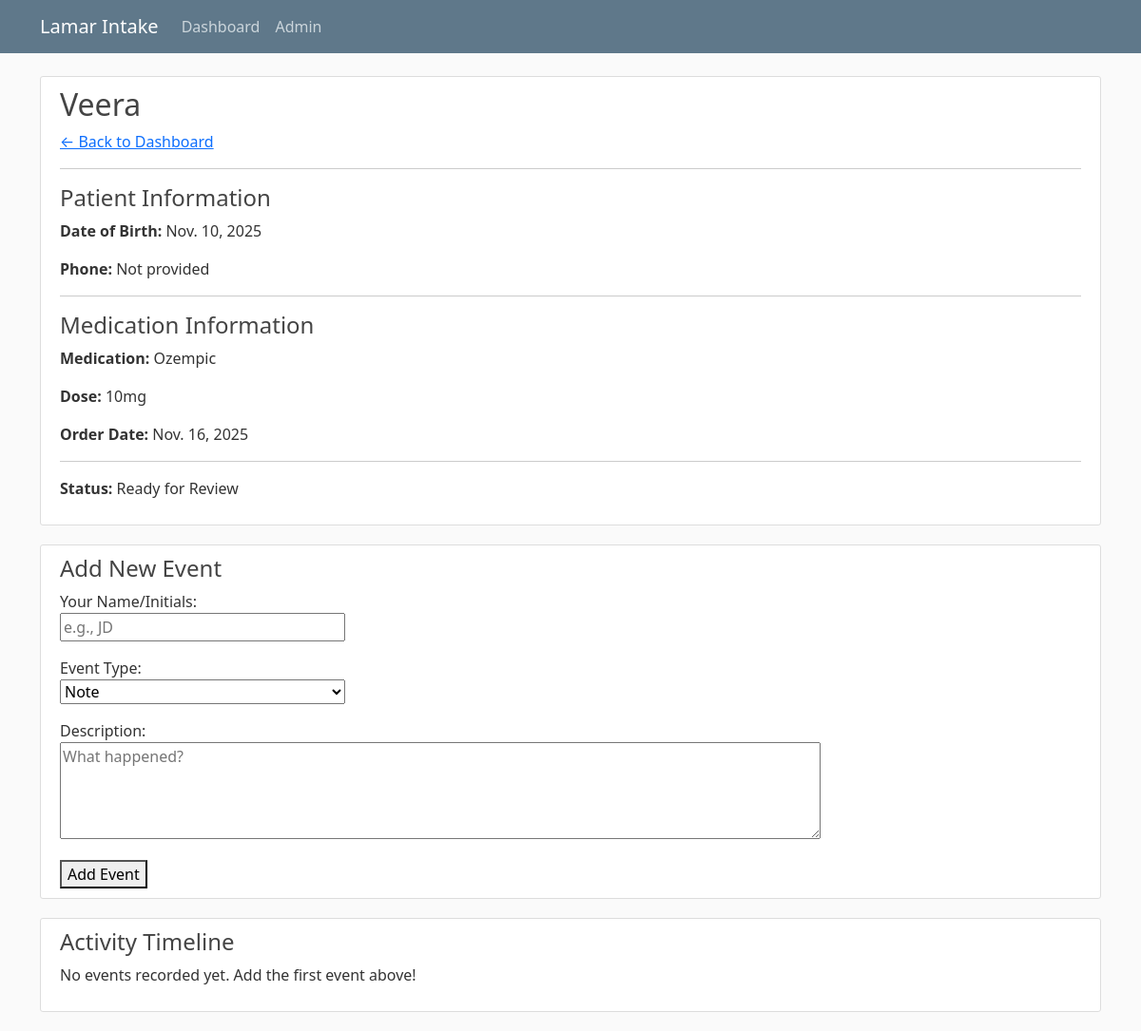
The page /prescription/3/ on the database its author committed.
### health/models.py (models this page shows, shortened)
class Prescription(models.Model):
    STATUS_CHOICES = [
        ('NEW', 'New'),
        ('INS_VERIFY', 'Verifying Insurance'),
        ('PA', 'Prior Auth'),
        ('INFO_REQ', 'Info Requested'),
        ('READY', 'Ready for Review'),
    ]
    patient_name = models.CharField(max_length=255)
    patient_dob = models.DateField()
    patient_phone = models.CharField(max_length=20, blank=True)  # Fixed: blank=True instead of null=True
    medication_name = models.CharField(max_length=100)  # Fixed: max_length (was max_lenth)
    medication_dose = models.CharField(max_length=100)  # Fixed: max_length (was max_lenth)
    medication_order_date = models.DateField()
    status = models.CharField(max_length=100, choices=STATUS_CHOICES, default='NEW')
    created_at = models.DateTimeField(auto_now_add=True)
    updated_at = models.DateTimeField(auto_now=True)  # Fixed: auto_now (was auto_add)
    class Meta:
        ordering = ['-updated_at']
        unique_together = ['patient_name', 'patient_dob', 'medication_name', 'medication_order_date']

### health/views.py (the view, shortened to what this page needs)
# urls.py: path('prescription/<int:pk>/', views.prescription_detail, name = 'prescription_detail'),
def prescription_detail(request, pk):
    prescription = get_object_or_404(Prescription, pk=pk)
    events = prescription.events.all()
    context = {
        'prescription': prescription,
        'events': events,
        'title': f'Prescription - {prescription.patient_name}',
        'event_types': Event.EVENT_TYPES,
    }
    return render(request, 'health/prescription_detail.html', context)

### health/templates/health/prescription_detail.html (shortened to what this page needs)
{% extends "health/base.html" %}
{% block content %}
<div style="max-width: 1200px; margin: 0 auto;">
    <div class="content-section">
        <h2>{{ prescription.patient_name }}</h2>
        <a href="{% url 'dashboard' %}">← Back to Dashboard</a>
        <hr>
        <h4>Patient Information</h4>
        <p><strong>Date of Birth:</strong> {{ prescription.patient_dob }}</p>
        <p><strong>Phone:</strong> {{ prescription.patient_phone|default:"Not provided" }}</p>
        <hr>
        <h4>Medication Information</h4>
        <p><strong>Medication:</strong> {{ prescription.medication_name }}</p>
        <p><strong>Dose:</strong> {{ prescription.medication_dose }}</p>
        <p><strong>Order Date:</strong> {{ prescription.medication_order_date }}</p>
        <hr>
        <p><strong>Status:</strong> {{ prescription.get_status_display }}</p>
    </div>
    <div class="content-section">
        <h4>Add New Event</h4>
        <form method="POST">
            <p>
                <label>Your Name/Initials:</label><br>
                <input type="text" name="performed_by" required placeholder="e.g., JD" style="width: 300px;">
            </p>
            <p>
                <label>Event Type:</label><br>
                <select name="event_type" required style="width: 300px;">
                    {% for value, label in event_types %}
                        <option value="{{ value }}">{{ label }}</option>
                    {% endfor %}
                </select>
            </p>
            <p>
                <label>Description:</label><br>
                <textarea name="description" rows="4" required placeholder="What happened?" style="width: 100%; max-width: 800px;"></textarea>
            </p>
            <button type="submit">Add Event</button>
        </form>
    </div>
    <div class="content-section">
        <h4>Activity Timeline</h4>
        {% if events %}
            {% for event in events %}
                <div style="border: 1px solid #ddd; padding: 15px; margin-bottom: 15px;">
                    <p>
                        <strong>{{ event.get_event_type_display }}</strong>
                        by {{ event.performed_by }}
                        <br>
                        <small>{{ event.created_at|date:"M d, Y - g:i A" }}</small>
                    </p>
                    <p>{{ event.description }}</p>
                </div>
            {% endfor %}
        {% else %}
            <p>No events recorded yet. Add the first event above!</p>
        {% endif %}
    </div>
</div>
{% endblock %}

### health/static/health/main.css (style rules this page uses)
body { background: #fafafa; color: #333333; margin-top: 5rem; }
h1, h2, h3, h4, h5, h6 { color: #444444; }
.content-section { background: #ffffff; padding: 10px 20px; border: 1px solid #dddddd; border-radius: 3px; margin-bottom: 20px; }

### rows shown on the page
Prescription: patient_name "Veera", patient_dob "Nov. 10, 2025", patient_phone "Not provided", medication_name "Ozempic", medication_dose "10mg", medication_order_date "Nov. 16, 2025", status "Ready for Review"

### other values the page prints
form field event_type "Note"
